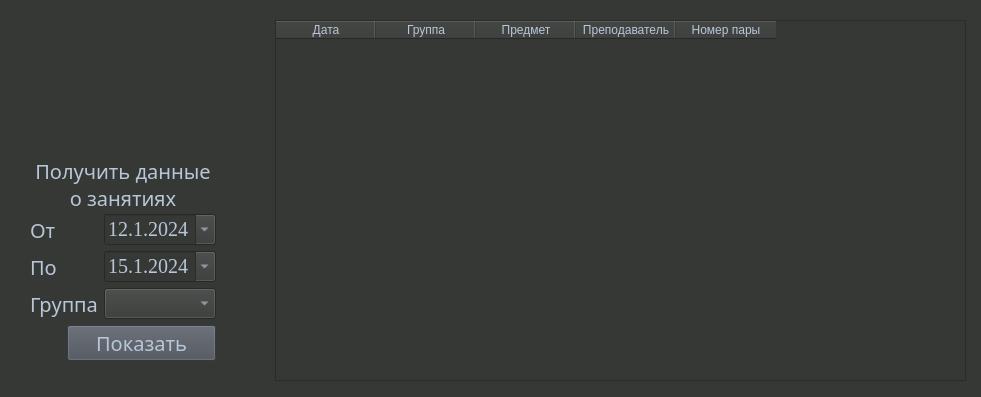
<?xml version="1.0" encoding="UTF-8"?>
<ui version="4.0">
 <class>Form</class>
 <widget class="QWidget" name="Form">
  <property name="geometry">
   <rect>
    <x>0</x>
    <y>0</y>
    <width>981</width>
    <height>397</height>
   </rect>
  </property>
  <property name="sizePolicy">
   <sizepolicy hsizetype="Fixed" vsizetype="Fixed">
    <horstretch>0</horstretch>
    <verstretch>0</verstretch>
   </sizepolicy>
  </property>
  <property name="windowTitle">
   <string>КМПО Журнал[Администратор]</string>
  </property>
  <property name="styleSheet">
   <string notr="true">background-color: rgb(54, 56, 54);
color: rgb(184, 199, 216);</string>
  </property>
  <widget class="QLabel" name="label">
   <property name="geometry">
    <rect>
     <x>10</x>
     <y>10</y>
     <width>231</width>
     <height>131</height>
    </rect>
   </property>
   <property name="text">
    <string/>
   </property>
   <property name="pixmap">
    <pixmap>../static/лого.png</pixmap>
   </property>
  </widget>
  <widget class="QTableWidget" name="tableWidget">
   <property name="geometry">
    <rect>
     <x>275</x>
     <y>20</y>
     <width>691</width>
     <height>361</height>
    </rect>
   </property>
   <property name="font">
    <font>
     <family>Times New Roman</family>
     <pointsize>15</pointsize>
    </font>
   </property>
   <property name="columnCount">
    <number>5</number>
   </property>
   <column>
    <property name="text">
     <string>Дата</string>
    </property>
   </column>
   <column>
    <property name="text">
     <string>Группа</string>
    </property>
   </column>
   <column>
    <property name="text">
     <string>Предмет</string>
    </property>
   </column>
   <column>
    <property name="text">
     <string>Преподаватель</string>
    </property>
   </column>
   <column>
    <property name="text">
     <string>Номер пары</string>
    </property>
   </column>
  </widget>
  <widget class="QWidget" name="layoutWidget">
   <property name="geometry">
    <rect>
     <x>30</x>
     <y>160</y>
     <width>186</width>
     <height>201</height>
    </rect>
   </property>
   <property name="font">
    <font>
     <family>Party LET</family>
     <pointsize>15</pointsize>
    </font>
   </property>
   <layout class="QGridLayout" name="gridLayout">
    <item row="0" column="0" colspan="3">
     <widget class="QLabel" name="label_4">
      <property name="font">
       <font>
        <family>Party LET</family>
        <pointsize>15</pointsize>
       </font>
      </property>
      <property name="text">
       <string>Получить данные о занятиях</string>
      </property>
      <property name="alignment">
       <set>Qt::AlignCenter</set>
      </property>
      <property name="wordWrap">
       <bool>true</bool>
      </property>
     </widget>
    </item>
    <item row="1" column="0">
     <widget class="QLabel" name="label_2">
      <property name="font">
       <font>
        <family>Party LET</family>
        <pointsize>15</pointsize>
       </font>
      </property>
      <property name="text">
       <string>От</string>
      </property>
      <property name="textFormat">
       <enum>Qt::MarkdownText</enum>
      </property>
      <property name="alignment">
       <set>Qt::AlignJustify|Qt::AlignVCenter</set>
      </property>
      <property name="wordWrap">
       <bool>false</bool>
      </property>
     </widget>
    </item>
    <item row="1" column="2">
     <widget class="QDateEdit" name="date_from">
      <property name="font">
       <font>
        <family>Times New Roman</family>
        <pointsize>15</pointsize>
       </font>
      </property>
      <property name="dateTime">
       <datetime>
        <hour>0</hour>
        <minute>0</minute>
        <second>0</second>
        <year>2024</year>
        <month>1</month>
        <day>12</day>
       </datetime>
      </property>
      <property name="displayFormat">
       <string>d.M.yyyy</string>
      </property>
      <property name="calendarPopup">
       <bool>true</bool>
      </property>
      <property name="date">
       <date>
        <year>2024</year>
        <month>1</month>
        <day>12</day>
       </date>
      </property>
     </widget>
    </item>
    <item row="2" column="0">
     <widget class="QLabel" name="label_3">
      <property name="font">
       <font>
        <family>Party LET</family>
        <pointsize>15</pointsize>
       </font>
      </property>
      <property name="text">
       <string>По</string>
      </property>
     </widget>
    </item>
    <item row="2" column="2">
     <widget class="QDateEdit" name="date_to">
      <property name="font">
       <font>
        <family>Times New Roman</family>
        <pointsize>15</pointsize>
       </font>
      </property>
      <property name="dateTime">
       <datetime>
        <hour>0</hour>
        <minute>0</minute>
        <second>0</second>
        <year>2024</year>
        <month>1</month>
        <day>15</day>
       </datetime>
      </property>
      <property name="currentSection">
       <enum>QDateTimeEdit::DaySection</enum>
      </property>
      <property name="displayFormat">
       <string>d.M.yyyy</string>
      </property>
      <property name="calendarPopup">
       <bool>true</bool>
      </property>
      <property name="date">
       <date>
        <year>2024</year>
        <month>1</month>
        <day>15</day>
       </date>
      </property>
     </widget>
    </item>
    <item row="3" column="0" colspan="2">
     <widget class="QLabel" name="label_5">
      <property name="font">
       <font>
        <family>Party LET</family>
        <pointsize>15</pointsize>
       </font>
      </property>
      <property name="text">
       <string>Группа</string>
      </property>
     </widget>
    </item>
    <item row="3" column="2">
     <widget class="QComboBox" name="comboBox">
      <property name="font">
       <font>
        <family>Times New Roman</family>
        <pointsize>15</pointsize>
       </font>
      </property>
     </widget>
    </item>
    <item row="4" column="1" colspan="2">
     <widget class="QPushButton" name="res_button">
      <property name="font">
       <font>
        <family>Party LET</family>
        <pointsize>15</pointsize>
       </font>
      </property>
      <property name="styleSheet">
       <string notr="true">background-color: rgb(75, 80, 89);</string>
      </property>
      <property name="text">
       <string>Показать</string>
      </property>
     </widget>
    </item>
   </layout>
  </widget>
 </widget>
 <resources/>
 <connections/>
</ui>
